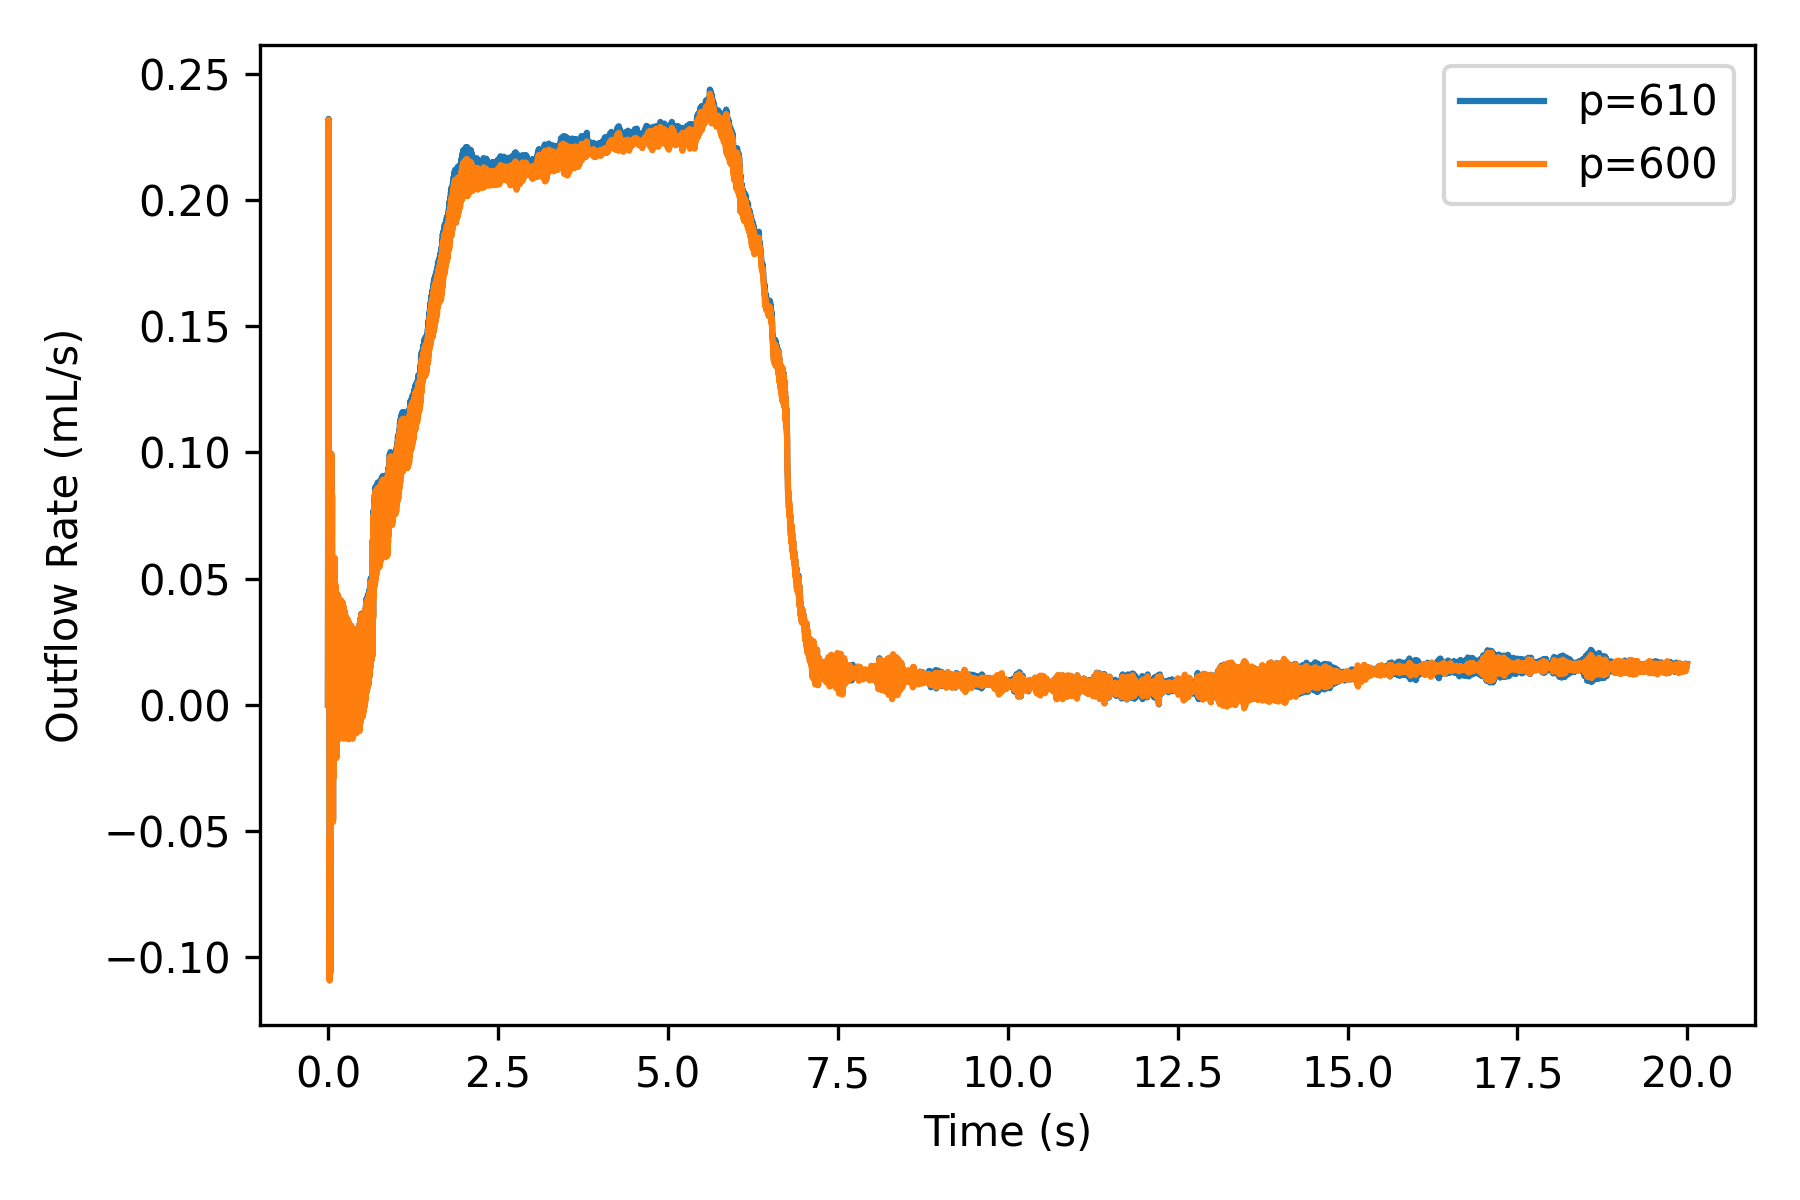

Write Python code to recreate this figure.
import numpy as np
import pandas as pd
import matplotlib.pyplot as plt


def getdata(fname):
    file = pd.read_csv(fname, delim_whitespace=True, header=None)
    data = np.asarray(file)
    return data


def process_data(fname):
    # read data containing t, p_y2, p_z1, v_y2, v_z1
    data = getdata(fname)

    # only need time and v_z1
    t_full = data[:, 0]
    # v_out_full = data[:, 4]

    # only need the last TP sec of t and v_out
    t_end = t_full[-1]
    t_start = t_end - TP
    print(f'Reading {fname} from {t_start:.0f} to {t_end:.0f} sec.')
    idx = (np.abs(t_full - t_start)).argmin()
    t = data[idx:, 0] - data[idx, 0]
    v_out = data[idx:, 4] * VELOCITY_SCALING  # cm/s

    # calculate outflow rate
    csa = np.pi * (DUODENUM_DIA / 2) ** 2  # cm^2
    q_out = -v_out * csa

    return t, q_out


def get_er(data):
    return 3 * np.trapz(data[1], dx=data[0][1] - data[0][0])


def get_bile_reflux(data):
    q_out = data[1].copy()
    q_out[q_out > 0] = 0
    return -3 * np.trapz(q_out, dx=data[0][1] - data[0][0])


# --------------------------------------------------------------------------
# Global Variables
DUODENUM_DIA = 2.5353  # cm
VELOCITY_SCALING = 1  # cm/s
TP = 20  # seconds

t_qout_610 = process_data('ioflux.dat')
t_qout_600 = process_data('../run2_p600/ioflux.dat')
er_610 = get_er(t_qout_610)
er_600 = get_er(t_qout_600)
print(f'\t p=600 ER={er_600:.2f} mL/min')
print(f'\t p=610 ER={er_610:.2f} mL/min')

fig, ax = plt.subplots(1, 1, figsize=(6, 4))
ax.plot(t_qout_610[0], t_qout_610[1], label='p=610')
ax.plot(t_qout_600[0], t_qout_600[1], label='p=600')
ax.set_xlabel('Time (s)')
ax.set_ylabel('Outflow Rate (mL/s)')
ax.legend()
plt.tight_layout()
fig.savefig('compare_600_610.png', dpi=300)
plt.close(fig)
